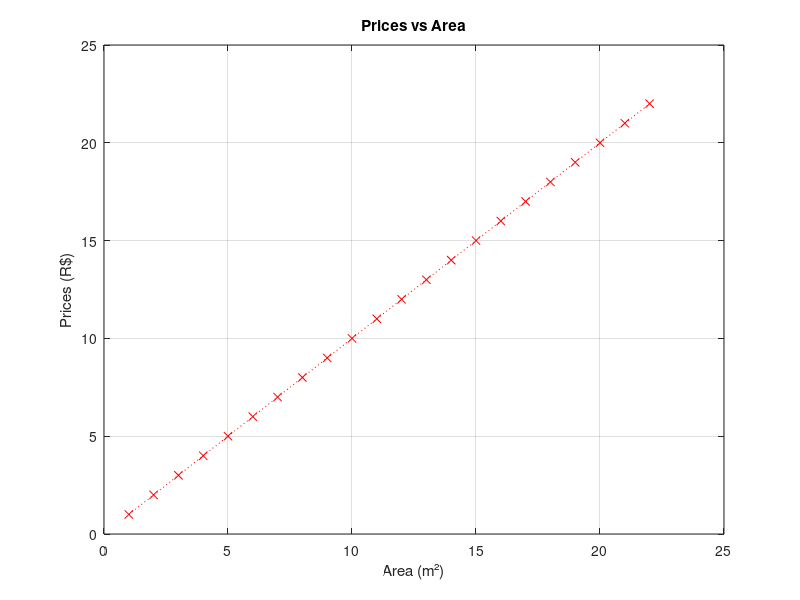
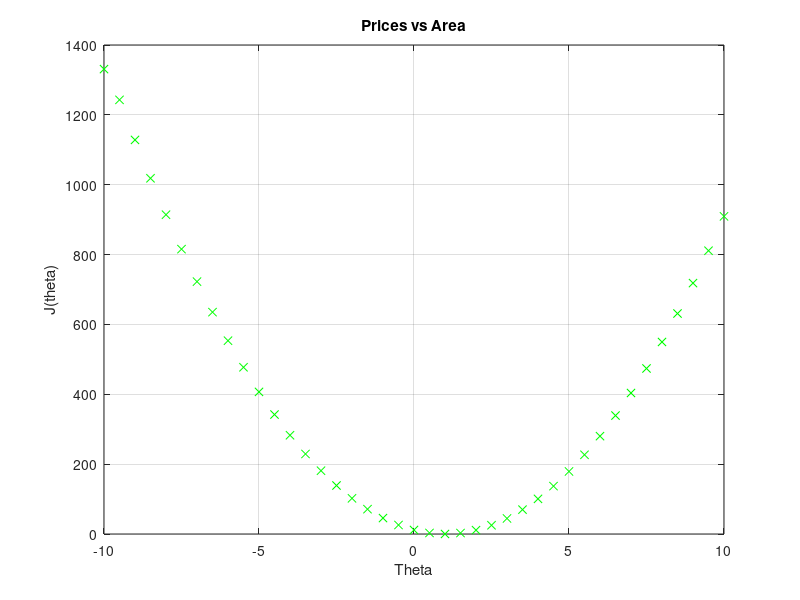
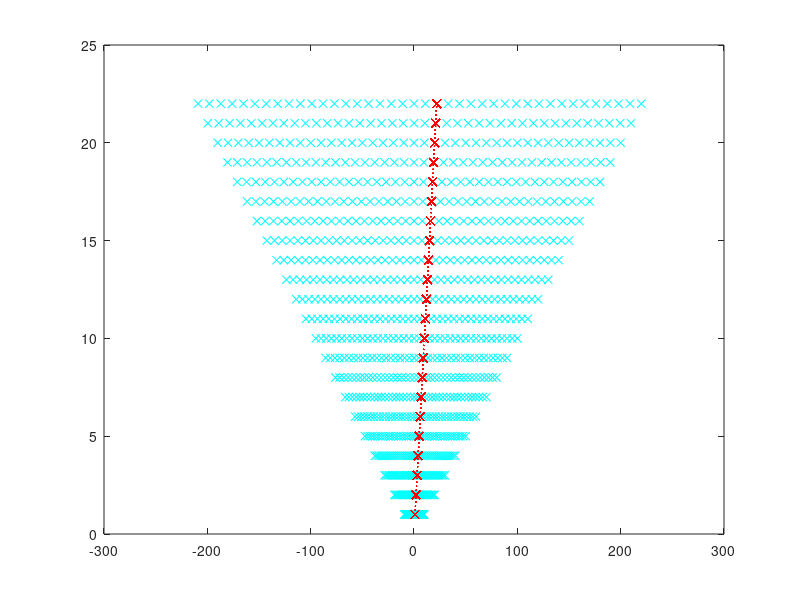

The MATLAB source for these figures, in order:
clear

% Input Variables

area = [1;2;3;4;5;6;7;8;9;10;11;12;13;14;15;16;17;18;19;20;21;22];
prices = [1;2;3;4;5;6;7;8;9;10;11;12;13;14;15;16;17;18;19;20;21;22];

% Plot Area - DataSet
figure(1)
hPlotData = plot(area,prices,'rx:');
title 'Prices vs Area';
xlabel 'Area (m²)';
ylabel 'Prices (R$)';
grid on;

% Plot Area - Cost Function
costFuction = 0;

for theta = -10:0.5:10    
    for i = 1:22
        sum = (theta*area(i)) - prices(i);
        sum = sum*sum;
        costFunction = costFuction + sum;
    end
    costFuction = (1/(2*22))*costFunction;
    figure(2)
    plot(theta,costFuction,'gx');
    title 'Prices vs Area'; 
    xlabel 'Theta';
    ylabel 'J(theta)';
    grid on;
    hold on;   

    figure(3)
    plot(theta*area,prices,'cx');
    plot(area,prices,'rx:');
    hold on
end
    
